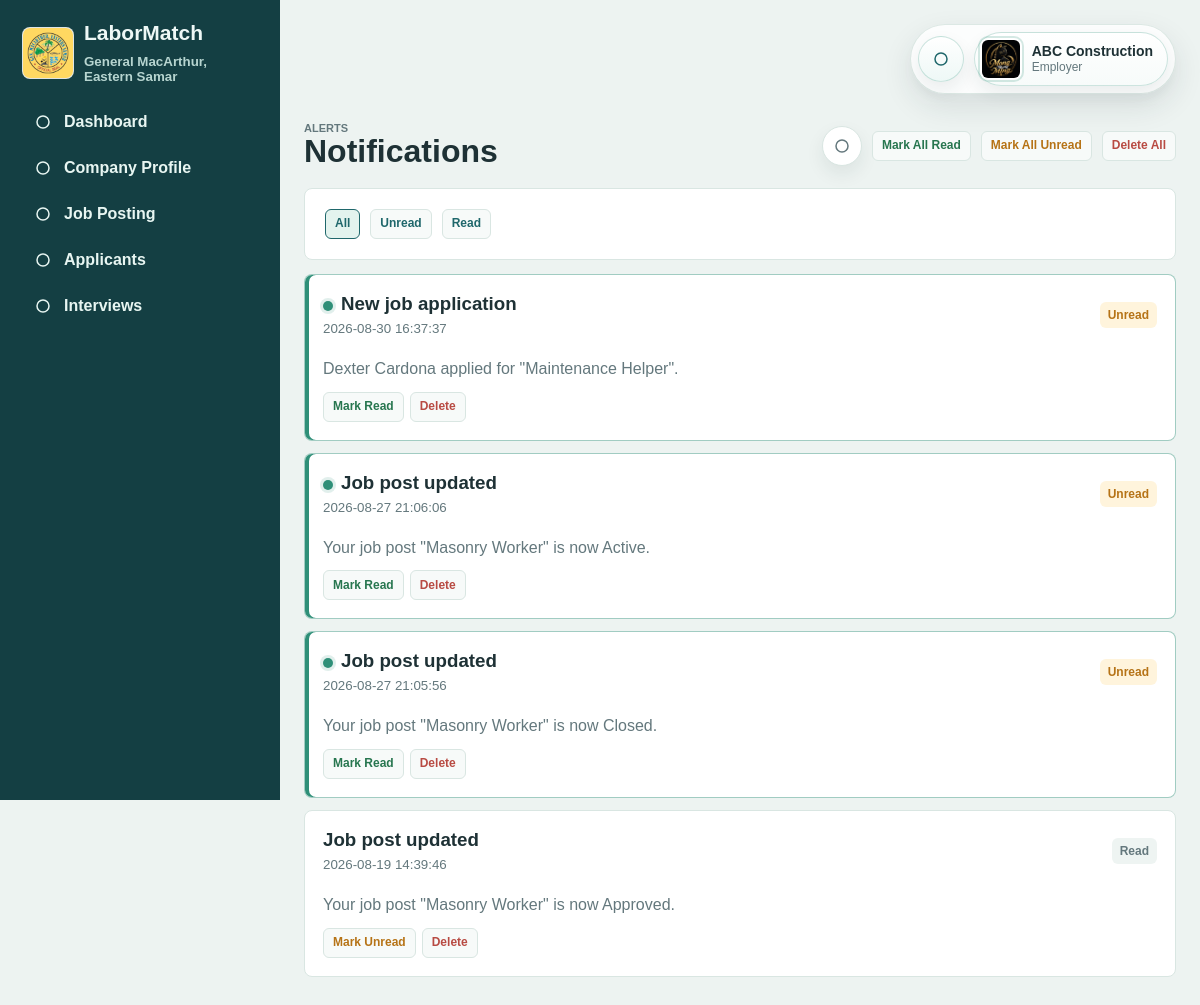
/notifications.php (signed in), run on the app's committed database.
### tables this page shows
CREATE TABLE `users` (
  `id` int(11) NOT NULL,
  `barangay_id` int(11) DEFAULT NULL,
  `name` varchar(140) NOT NULL,
  `email` varchar(140) NOT NULL,
  `password_hash` varchar(255) NOT NULL,
  `role` enum('municipal_admin','barangay_admin','employer','jobseeker') NOT NULL,
  `contact_number` varchar(40) DEFAULT NULL,
  `profile_photo` varchar(255) DEFAULT NULL,
  `status` enum('pending','active','verified','suspended','rejected') NOT NULL DEFAULT 'pending',
  `email_verified_at` datetime DEFAULT NULL,
  `created_at` datetime NOT NULL DEFAULT current_timestamp(),
  `updated_at` datetime DEFAULT NULL
);

CREATE TABLE `notifications` (
  `id` int(11) NOT NULL,
  `user_id` int(11) NOT NULL,
  `title` varchar(180) NOT NULL,
  `message` text NOT NULL,
  `is_read` tinyint(1) NOT NULL DEFAULT 0,
  `is_seen` tinyint(1) NOT NULL DEFAULT 0,
  `created_at` datetime NOT NULL DEFAULT current_timestamp()
);

### includes/page_start.php (called while the page is built, shortened)
<?php
require_once __DIR__ . '/auth.php';
require __DIR__ . '/header.php';
require __DIR__ . '/sidebar.php';
?>

### config/database.php (called while the page is built, shortened)
<?php
require_once __DIR__ . '/app.php';
function db(): PDO
{
    static $pdo = null;
    if ($pdo instanceof PDO) {
        return $pdo;
    }
    $dsn = 'mysql:host=' . DB_HOST . ';dbname=' . DB_NAME . ';charset=utf8mb4';
    $pdo = new PDO($dsn, DB_USER, DB_PASS, [
        PDO::ATTR_ERRMODE => PDO::ERRMODE_EXCEPTION,
        PDO::ATTR_DEFAULT_FETCH_MODE => PDO::FETCH_ASSOC,
    ]);
    return $pdo;
}

### includes/auth.php (called while the page is built, shortened)
<?php
require_once __DIR__ . '/functions.php';
function current_user(): ?array
{
    return fetch_one('SELECT u.*, b.name AS barangay_name FROM users u LEFT JOIN barangays b ON b.id = u.barangay_id WHERE u.id = ?', [(int) $_SESSION['user_id']]);
}
function require_login(array $roles = []): array
{
    ensure_schema_loaded_message();
    $user = current_user();
    return $user;
}
function role_home(string $role): string
{
    return match ($role) {
        'municipal_admin', 'barangay_admin' => 'admin/dashboard.php',
        'employer' => 'employer/dashboard.php',
        'jobseeker' => 'jobseeker/dashboard.php',
        default => 'index.php',
    };
}

### config/app.php (called while the page is built, shortened)
<?php
function app_base_url(): string
{
    $script = str_replace('\\', '/', dirname($_SERVER['SCRIPT_NAME'] ?? ''));
    $script = preg_replace('#/(admin|auth|employer|jobseeker|public|database)$#', '', $script);
    return rtrim($script ?: '', '/');
}
function url(string $path = ''): string
{
    $base = app_base_url();
    return $base . '/' . ltrim($path, '/');
}

### notifications.php (the view, shortened to what this page needs)
<?php
require_once __DIR__ . '/includes/auth.php';
$user = require_login();
$filter = $_GET['filter'] ?? 'all';
$where = 'WHERE user_id = ?';
$params = [(int) $user['id']];
$items = fetch_all("SELECT * FROM notifications $where ORDER BY is_read ASC, created_at DESC", $params);
require __DIR__ . '/includes/page_start.php';
?>
<section class="page-head">
  <div><span class="eyebrow">Alerts</span><h1>Notifications</h1></div>
  <div class="actions">
    <a class="close-page" href="<?= url(role_home($user['role'])) ?>" aria-label="Close notifications" title="Close notifications"><?= icon('x') ?></a>
    <form class="inline-form" method="post">
      <button class="mini success" type="submit">Mark All Read</button>
    </form>
    <form class="inline-form" method="post">
      <button class="mini warning" type="submit">Mark All Unread</button>
    </form>
    <form class="inline-form" method="post">
      <button class="mini danger" type="submit" data-confirm="Delete all notifications? This cannot be undone." data-confirm-title="Delete All Notifications" data-confirm-action="Delete All">Delete All</button>
    </form>
  </div>
</section>
<section class="panel notification-toolbar">
  <div class="actions">
    <a class="mini <?= $filter === 'all' ? 'active' : '' ?>" href="<?= url('notifications.php?filter=all') ?>">All</a>
    <a class="mini <?= $filter === 'unread' ? 'active' : '' ?>" href="<?= url('notifications.php?filter=unread') ?>">Unread</a>
    <a class="mini <?= $filter === 'read' ? 'active' : '' ?>" href="<?= url('notifications.php?filter=read') ?>">Read</a>
  </div>
</section>
<div class="notification-list">
  <?php foreach ($items as $item): ?>
    <?php $isUnread = (int) $item['is_read'] === 0; ?>
    <article class="card notification-card <?= $isUnread ? 'is-unread' : '' ?>">
      <div class="section-header compact">
        <div>
          <div class="notification-title">
            <?php if ($isUnread): ?><span class="unread-dot" aria-label="Unread notification"></span><?php endif; ?>
            <h3><?= e($item['title']) ?></h3>
          </div>
          <small><?= e($item['created_at']) ?></small>
        </div>
        <?= status_badge($isUnread ? 'unread' : 'read') ?>
      </div>
      <p><?= e($item['message']) ?></p>
      <form class="inline-form" method="post">
        <?php if ($isUnread): ?>
          <button class="mini success" type="submit" name="action" value="mark_read">Mark Read</button>
        <?php else: ?>
          <button class="mini warning" type="submit" name="action" value="mark_unread">Mark Unread</button>
        <?php endif; ?>
        <button class="mini danger" type="submit" name="action" value="delete" data-confirm="Delete this notification? This cannot be undone." data-confirm-title="Delete Notification" data-confirm-action="Delete">Delete</button>
      </form>
    </article>
  <?php endforeach; ?>
</div>
<?php require __DIR__ . '/includes/footer.php'; ?>

### includes/sidebar.php (shortened to what this page needs)
<?php
$user = $user ?? current_user();
$role = $user['role'] ?? 'guest';
$nav = [];
$accountImage = null;
$navCounts = [];
if ($role === 'municipal_admin') {
    $accountImage = APP_LOGO_PATH;
    $nav = [
        'admin/dashboard.php' => 'Dashboard',
        'admin/users.php' => 'Job Seekers',
        'admin/barangay_admins.php' => 'Barangay Admins',
        'admin/employers.php' => 'Employers',
        'admin/jobs.php' => 'Job Management',
        'admin/applications.php' => 'Applications',
        'admin/skills.php' => 'Skills Database',
        'admin/trainings.php' => 'Training',
        'admin/barangays.php' => 'Barangay Monitoring',
        'admin/reports.php' => 'Reports',
        'admin/announcements.php' => 'Announcements',
        'admin/audit_logs.php' => 'Audit Logs',
    ];
    $navCounts = [
        'admin/users.php' => badge_count_new((int) $user['id'], 'admin/users.php', "SELECT COUNT(*) total FROM users u LEFT JOIN job_seekers js ON js.user_id = u.id WHERE u.role = 'jobseeker' AND (u.status IN ('pending','active') OR js.verification_status = 'pending') AND GREATEST(COALESCE(u.updated_at, u.created_at, '1970-01-01 00:00:00'), COALESCE(js.updated_at, js.created_at, '1970-01-01 00:00:00')) > ?"),
        'admin/barangay_admins.php' => badge_count_new((int) $user['id'], 'admin/barangay_admins.php', "SELECT COUNT(*) total FROM users WHERE role = 'barangay_admin' AND status IN ('pending','active') AND COALESCE(updated_at, created_at) > ?"),
        'admin/employers.php' => badge_count_new((int) $user['id'], 'admin/employers.php', "SELECT COUNT(*) total FROM employers e JOIN users u ON u.id = e.user_id WHERE e.verification_status = 'pending' AND GREATEST(COALESCE(e.updated_at, e.created_at, '1970-01-01 00:00:00'), COALESCE(u.updated_at, u.created_at, '1970-01-01 00:00:00')) > ?"),
        'admin/jobs.php' => badge_count_new((int) $user['id'], 'admin/jobs.php', "SELECT COUNT(*) total FROM jobs WHERE status = 'pending' AND COALESCE(updated_at, created_at) > ?"),
        'admin/applications.php' => badge_count_new((int) $user['id'], 'admin/applications.php', "SELECT COUNT(*) total FROM applications WHERE status IN ('applied','screening','shortlisted','interview') AND COALESCE(updated_at, created_at) > ?"),
        'admin/audit_logs.php' => badge_count_new((int) $user['id'], 'admin/audit_logs.php', 'SELECT COUNT(*) total FROM activity_logs WHERE DATE(created_at) = CURDATE() AND created_at > ?'),
        'notifications.php' => (int) fetch_one('SELECT COUNT(*) total FROM notifications WHERE user_id = ? AND is_seen = 0', [(int) $user['id']])['total'],
    ];
} elseif ($role === 'employer') {
    $accountImage = fetch_one('SELECT logo_path FROM employers WHERE user_id = ?', [(int) $user['id']])['logo_path'] ?? null;
    $sidebarEmployer = fetch_one('SELECT id FROM employers WHERE user_id = ?', [(int) $user['id']]);
    $employerId = (int) ($sidebarEmployer['id'] ?? 0);
    $nav = [
        'employer/dashboard.php' => 'Dashboard',
        'employer/company.php' => 'Company Profile',
        'employer/jobs.php' => 'Job Posting',
        'employer/applicants.php' => 'Applicants',
        'employer/interviews.php' => 'Interviews',
    ];
    $navCounts = [
        'employer/jobs.php' => badge_count_new((int) $user['id'], 'employer/jobs.php', "SELECT COUNT(*) total FROM jobs WHERE employer_id = ? AND status IN ('draft','pending','rejected') AND COALESCE(updated_at, created_at) > ?", [$employerId]),
        'employer/applicants.php' => badge_count_new((int) $user['id'], 'employer/applicants.php', "SELECT COUNT(*) total FROM applications a JOIN jobs j ON j.id = a.job_id WHERE j.employer_id = ? AND a.status IN ('applied','screening','shortlisted') AND COALESCE(a.updated_at, a.created_at) > ?", [$employerId]),
        'employer/interviews.php' => badge_count_new((int) $user['id'], 'employer/interviews.php', "SELECT COUNT(*) total FROM applications a JOIN jobs j ON j.id = a.job_id WHERE j.employer_id = ? AND a.status = 'interview' AND COALESCE(a.updated_at, a.created_at) > ?", [$employerId]),
        'notifications.php' => (int) fetch_one('SELECT COUNT(*) total FROM notifications WHERE user_id = ? AND is_seen = 0', [(int) $user['id']])['total'],
    ];
}
$navIcons = [
    'admin/dashboard.php' => 'dashboard',
    'admin/users.php' => 'users',
    'admin/barangay_admins.php' => 'user-plus',
    'admin/employers.php' => 'building',
    'admin/jobs.php' => 'briefcase',
    'admin/applications.php' => 'file',
    'admin/skills.php' => 'spark',
    'admin/trainings.php' => 'graduation',
    'admin/barangays.php' => 'map',
    'admin/reports.php' => 'chart',
    'admin/announcements.php' => 'megaphone',
    'admin/audit_logs.php' => 'activity',
    'notifications.php' => 'bell',
    'admin/settings.php' => 'settings',
    'employer/dashboard.php' => 'dashboard',
    'employer/company.php' => 'building',
    'employer/jobs.php' => 'briefcase',
    'employer/applicants.php' => 'users',
    'employer/interviews.php' => 'bell',
    'jobseeker/dashboard.php' => 'dashboard',
    'jobseeker/profile.php' => 'users',
    'jobseeker/jobs.php' => 'briefcase',
    'jobseeker/recommended.php' => 'spark',
    'jobseeker/applications.php' => 'file',
    'jobseeker/saved_jobs.php' => 'briefcase',
    'jobseeker/training.php' => 'graduation',
];
$accountType = ucwords(str_replace('_', ' ', $role));
$accountAvatarClass = in_array($role, ['municipal_admin', 'employer'], true) ? 'avatar logo-avatar' : 'avatar';
?>
<aside class="sidebar">
  <a class="brand" href="<?= url(role_home($role)) ?>">
    <img class="brand-logo" src="<?= url(APP_LOGO_PATH) ?>" alt="<?= APP_MUNICIPALITY ?> official seal">
    <strong>LaborMatch</strong>
    <small><?= APP_MUNICIPALITY ?>, <?= APP_PROVINCE ?></small>
  </a>
  <nav>
    <?php foreach ($nav as $path => $label): ?>
      <?php $count = (int) ($navCounts[$path] ?? 0); ?>
      <a href="<?= url($path) ?>"><?= icon($navIcons[$path] ?? 'spark') ?><span class="nav-label"><?= e($label) ?></span><?php if ($count > 0): ?><span class="nav-count"><?= $count > 99 ? '99+' : $count ?></span><?php endif; ?></a>
    <?php endforeach; ?>
  </nav>
</aside>
<main class="main">
  <header class="topbar">
    <div class="topbar-actions">
      <a class="top-icon-button" href="<?= url('notifications.php') ?>" aria-label="Notifications" title="Notifications">
        <?= icon('bell') ?>
      </a>
      <div class="account-menu">
        <button class="account-toggle" type="button" data-account-toggle aria-expanded="false" aria-haspopup="true">
          <?= avatar($accountImage, $user['name'] ?? 'Guest', $accountAvatarClass) ?>
          <span>
            <strong><?= e($user['name'] ?? 'Guest') ?></strong>
            <small><?= e($accountType) ?></small>
          </span>
        </button>
      </div>
    </div>
  </header>

### includes/functions.php (shortened to what this page needs)
<?php
require_once __DIR__ . '/../config/database.php';
function e(?string $value): string
{
    return htmlspecialchars((string) $value, ENT_QUOTES, 'UTF-8');
}
function flashes(): array
{
    $items = $_SESSION['flash'] ?? [];
    return $items;
}
function avatar(?string $path, ?string $name, string $class = 'avatar'): string
{
    $safeClass = preg_replace('/[^a-zA-Z0-9_\-\s]/', '', $class) ?: 'avatar';
    $displayName = trim((string) $name) ?: 'Account';
    if ($path) {
        return '<span class="' . e($safeClass) . '"><img src="' . url($path) . '" alt="' . e($displayName) . ' profile image"></span>';
    }
    return '<span class="' . e($safeClass) . ' avatar-fallback" aria-hidden="true">' . e(initials($displayName)) . '</span>';
}
function icon(string $name, string $class = 'icon'): string
{
    $safeClass = preg_replace('/[^a-zA-Z0-9_\-\s]/', '', $class) ?: 'icon';
    $path = $paths[$name] ?? '<circle cx="12" cy="12" r="8"/>';
    return '<svg class="' . e($safeClass) . '" aria-hidden="true" focusable="false" viewBox="0 0 24 24" fill="none" stroke="currentColor" stroke-width="2" stroke-linecap="round" stroke-linejoin="round">' . $path . '</svg>';
}
function fetch_one(string $sql, array $params = []): ?array
{
    $stmt = db()->prepare($sql);
    $stmt->execute($params);
    $row = $stmt->fetch(PDO::FETCH_ASSOC);
    return $row ?: null;
}
function fetch_all(string $sql, array $params = []): array
{
    $stmt = db()->prepare($sql);
    $stmt->execute($params);
    return $stmt->fetchAll(PDO::FETCH_ASSOC);
}
function status_badge(?string $status): string
{
    $status = trim((string) $status) ?: 'pending';
    $class = match ($status) {
        'verified', 'approved', 'active', 'hired', 'accepted', 'open' => 'success',
        'pending', 'screening', 'shortlisted', 'interview', 'draft', 'unread' => 'warning',
        'rejected', 'suspended', 'closed', 'archived' => 'danger',
        'read' => 'neutral',
        default => 'neutral',
    };
    return '<span class="badge ' . $class . '">' . e(ucwords(str_replace('_', ' ', $status))) . '</span>';
}
function ensure_schema_loaded_message(): void
{
    try {
        db()->query('SELECT 1 FROM users LIMIT 1');
    } catch (Throwable $exception) {
        die('Database is not ready. Import database/labormatch_db.sql into XAMPP MySQL first.');
    }
}

### data on the page
users: name "ABC Construction", role "Employer"
notifications: is_read 0 (drawn), title "New job application", created_at "2026-08-30 16:37:37", status "Unread", message "Dexter Cardona applied for \"Maintenance Helper\"."
notifications: is_read 0 (drawn), title "Job post updated", created_at "2026-08-27 21:06:06", status "Unread", message "Your job post \"Masonry Worker\" is now Active."
notifications: is_read 0 (drawn), title "Job post updated", created_at "2026-08-27 21:05:56", status "Unread", message "Your job post \"Masonry Worker\" is now Closed."
notifications: title "Job post updated", created_at "2026-08-19 14:39:46", status "Read", message "Your job post \"Masonry Worker\" is now Approved.", is_read "Mark Unread"

### other printed values
APP_MUNICIPALITY "General MacArthur"
APP_PROVINCE "Eastern Samar"
$label "Dashboard"
$label "Company Profile"
$label "Job Posting"
$label "Applicants"
$label "Interviews"
